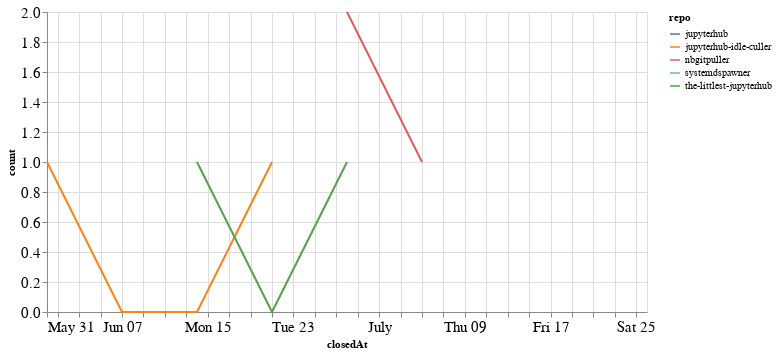

Notebook code for this chart:
### Code cell
closed_by_time = closed_by.groupby('repo').resample('W', on='closedAt').count()['author'].reset_index()
closed_by_time = closed_by_time.rename(columns={'author': 'count'})

alt.Chart(closed_by_time, width=600).mark_line().encode(
    x='closedAt',
    y='count',
    color='repo',
    tooltip="repo"
)

### Figure 1 — Vega-Lite specification as saved in the notebook (floating-point values rounded to 4 significant figures)
{"config": {"axisLeft": {"labelFontSize": 15}, "axisBottom": {"labelFontSize": 15}}, "data": {"name": "data-f29b198fb46168a16c66690bcd0bebb0"}, "mark": "line", "encoding": {"color": {"type": "nominal", "field": "repo"}, "tooltip": {"type": "nominal", "field": "repo"}, "x": {"type": "temporal", "field": "closedAt"}, "y": {"type": "quantitative", "field": "count"}}, "width": 600, "$schema": "https://vega.github.io/schema/vega-lite/v4.8.1.json", "datasets": {"data-f29b198fb46168a16c66690bcd0bebb0": [{"repo": "jupyterhub", "closedAt": "2020-06-14T00:00:00", "count": 1}, {"repo": "jupyterhub-idle-culler", "closedAt": "2020-05-31T00:00:00", "count": 1}, {"repo": "jupyterhub-idle-culler", "closedAt": "2020-06-07T00:00:00", "count": 0}, {"repo": "jupyterhub-idle-culler", "closedAt": "2020-06-14T00:00:00", "count": 0}, {"repo": "jupyterhub-idle-culler", "closedAt": "2020-06-21T00:00:00", "count": 1}, {"repo": "nbgitpuller", "closedAt": "2020-06-28T00:00:00", "count": 2}, {"repo": "nbgitpuller", "closedAt": "2020-07-05T00:00:00", "count": 1}, {"repo": "systemdspawner", "closedAt": "2020-07-26T00:00:00", "count": 1}, {"repo": "the-littlest-jupyterhub", "closedAt": "2020-06-14T00:00:00", "count": 1}, {"repo": "the-littlest-jupyterhub", "closedAt": "2020-06-21T00:00:00", "count": 0}, {"repo": "the-littlest-jupyterhub", "closedAt": "2020-06-28T00:00:00", "count": 1}]}}
